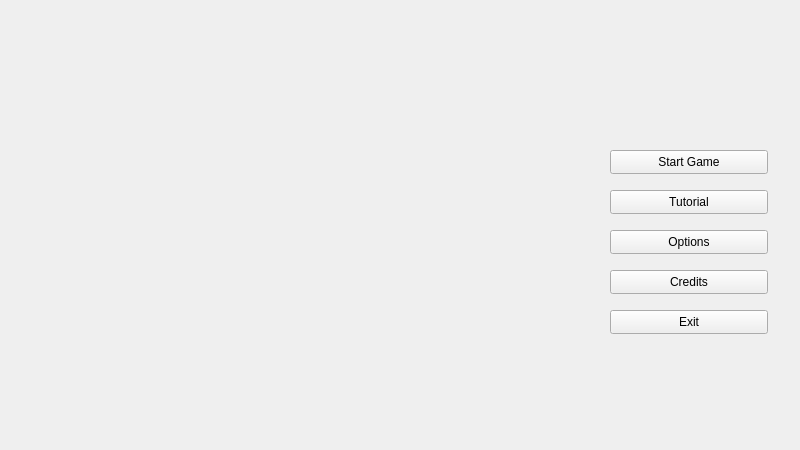
<?xml version="1.0" encoding="UTF-8"?>
<ui version="4.0">
 <class>MainMenuScreen</class>
 <widget class="QWidget" name="MainMenuScreen">
  <property name="geometry">
   <rect>
    <x>0</x>
    <y>0</y>
    <width>800</width>
    <height>450</height>
   </rect>
  </property>
  <property name="sizePolicy">
   <sizepolicy hsizetype="Expanding" vsizetype="Expanding">
    <horstretch>0</horstretch>
    <verstretch>0</verstretch>
   </sizepolicy>
  </property>
  <property name="windowTitle">
   <string>Form</string>
  </property>
  <widget class="TextImage" name="logo">
   <property name="geometry">
    <rect>
     <x>20</x>
     <y>10</y>
     <width>241</width>
     <height>251</height>
    </rect>
   </property>
   <property name="text">
    <string/>
   </property>
   <property name="pixmap">
    <pixmap resource="../assets.qrc">:/assets/images/title.png</pixmap>
   </property>
   <property name="scaledContents">
    <bool>true</bool>
   </property>
  </widget>
  <widget class="Button" name="exit">
   <property name="geometry">
    <rect>
     <x>610</x>
     <y>310</y>
     <width>158</width>
     <height>24</height>
    </rect>
   </property>
   <property name="text">
    <string>Exit</string>
   </property>
  </widget>
  <widget class="Button" name="credits">
   <property name="geometry">
    <rect>
     <x>610</x>
     <y>270</y>
     <width>158</width>
     <height>24</height>
    </rect>
   </property>
   <property name="text">
    <string>Credits</string>
   </property>
  </widget>
  <widget class="Button" name="options">
   <property name="geometry">
    <rect>
     <x>610</x>
     <y>230</y>
     <width>158</width>
     <height>24</height>
    </rect>
   </property>
   <property name="text">
    <string>Options</string>
   </property>
  </widget>
  <widget class="Button" name="tutorial">
   <property name="geometry">
    <rect>
     <x>610</x>
     <y>190</y>
     <width>158</width>
     <height>24</height>
    </rect>
   </property>
   <property name="text">
    <string>Tutorial</string>
   </property>
  </widget>
  <widget class="Button" name="start">
   <property name="geometry">
    <rect>
     <x>610</x>
     <y>150</y>
     <width>158</width>
     <height>24</height>
    </rect>
   </property>
   <property name="text">
    <string>Start Game</string>
   </property>
  </widget>
 </widget>
 <customwidgets>
  <customwidget>
   <class>Button</class>
   <extends>QPushButton</extends>
   <header>data/widgets/button.h</header>
  </customwidget>
  <customwidget>
   <class>TextImage</class>
   <extends>QLabel</extends>
   <header>data/widgets/textimage.h</header>
  </customwidget>
 </customwidgets>
 <resources>
  <include location="../assets.qrc"/>
 </resources>
 <connections/>
</ui>
